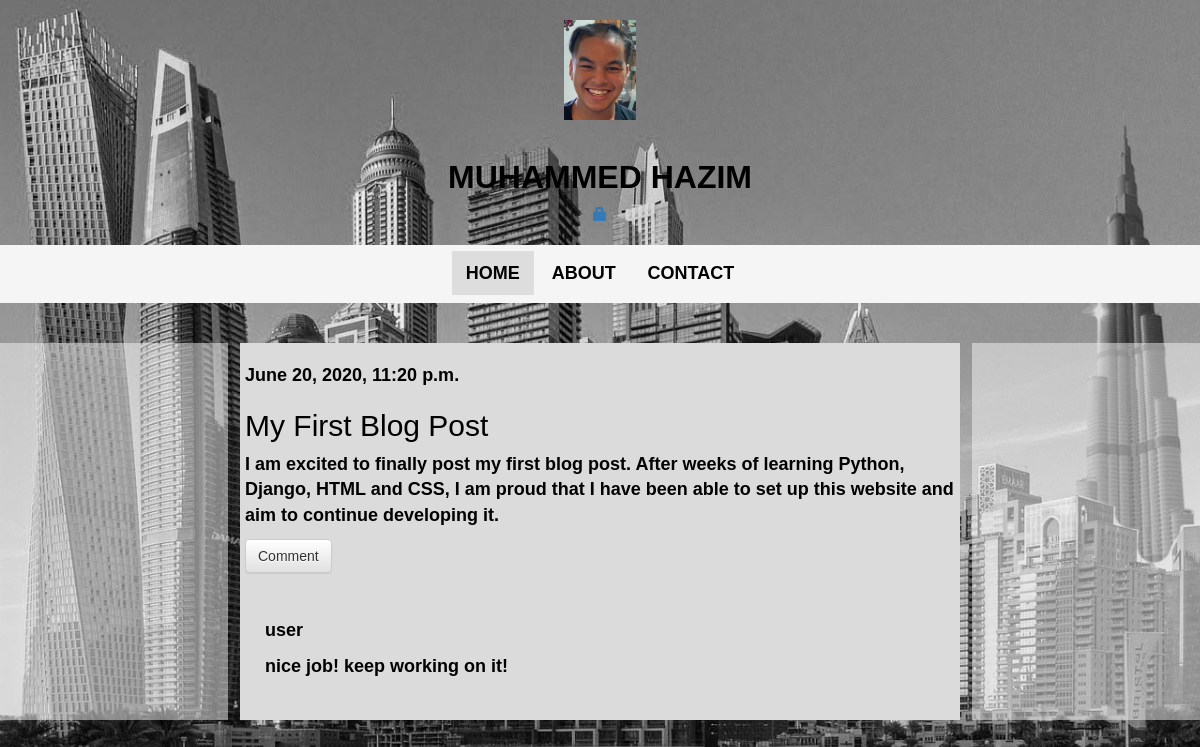
The app's page /post/4/ with its own data.
### blog/models.py (models this page shows, shortened)
class Post(models.Model):
    author=models.ForeignKey(settings.AUTH_USER_MODEL, on_delete=models.CASCADE)
    title= models.CharField(max_length=200)
    text= models.TextField()
    created_date = models.DateTimeField(default=timezone.now)
    published_date = models.DateTimeField(blank=True,null=True)

class Comment(models.Model):
    post=models.ForeignKey('blog.Post', on_delete=models.CASCADE, related_name='comments')
    author=models.CharField(max_length=200)
    text=models.TextField()
    created_date= models.DateTimeField(default=timezone.now)
    approved_comment= models.BooleanField(default=False)

### blog/views.py (the view)
# urls.py: path('post/<int:pk>/', views.post_detail, name='post_detail'),
def post_detail(request, pk):
    post= get_object_or_404(Post, pk=pk)
    return render(request, 'blog/post_detail.html', {'post':post})

### blog/templates/blog/post_detail.html (shortened to what this page needs)
{% extends 'blog/base.html' %} {% block content %}
<div class="post">
  {% if post.published_date %}
  <div class="date">
    {{ post.published_date}}
  </div>
  {% else %}
  <a class="btn btn-default" href="{% url 'post_publish' pk=post.pk %}"
    >Publish</a
  >
  {% endif %}
  <h2>{{ post.title }}</h2>
  <p>{{ post.text|linebreaksbr }}</p>
</div>
<a class="btn btn-default" href="{% url 'add_comment' pk=post.pk %}">Comment</a>
{% for comment in post.comments.all %}
  {% if user.is_authenticated or comment.approved_comment %}
<div class="comment">
  <br />
  <strong>{{comment.author}}</strong>
  <p>{{comment.text|linebreaks}}</p>
</div>
{% endif %}
{% empty %}
<p>No comments here :(</p>
{% endfor%} {% endblock %}

### blog/static/css/styles.css (style rules this page uses)
html, body { height: 100%; margin: 0; }
.post { font-family: Arial, Helvetica, sans-serif; color: black; }
.comment { margin: 20px 0px 20px 20px; }

### records on screen
Post: published_date "June 20, 2020, 11:20 p.m.", title "My First Blog Post", text "I am excited to finally post my first blog post. After weeks of learning Python, Django, HTML and CSS, I am proud that I have been able to set up this website and aim to continue developing it."
Comment: author "user", text "nice job! keep working on it!"
